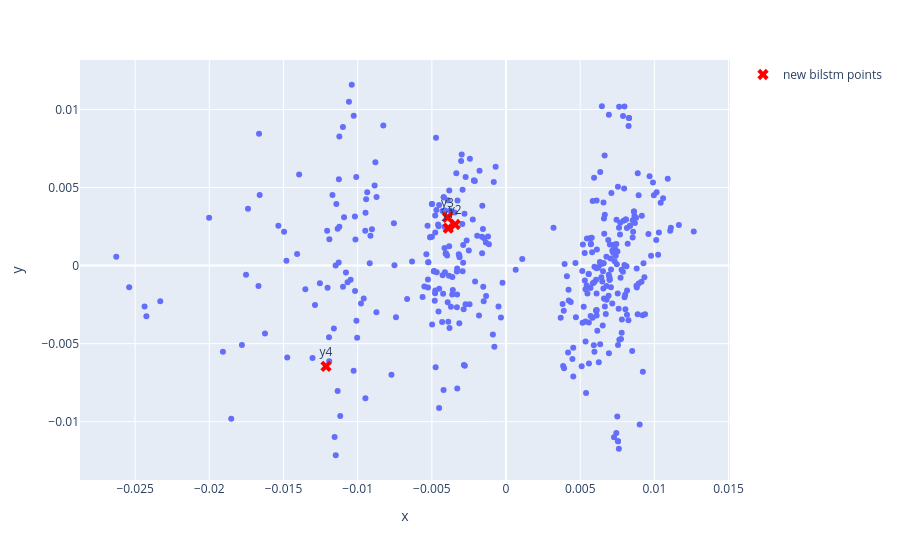

Here is the notebook cell this chart was saved with:
### Code cell
chords_list = [metadata[i]['chords'] for i in range(len(y_graph))]
df_bilstm = pd.DataFrame({
    'x': y_bilstm[:,0],
    'y': y_bilstm[:,1],
    'chords': chords_list
})
fig = px.scatter(data_frame=df_bilstm, x='x', y='y', hover_data=['chords'])
fig.add_trace(go.Scatter(
    x=new_bilstm_2d[:, 0],
    y=new_bilstm_2d[:, 1],
    mode='markers+text',
    marker=dict(color='red', size=10, symbol='x'),
    text=['y1', 'y2', 'y3', 'y4'],
    hovertext=[
        in_seq_1.replace(';','<br>').replace('b_', '<br>b_'),
        in_seq_2.replace(';','<br>').replace('b_', '<br>b_'),
        in_seq_3.replace(';','<br>').replace('b_', '<br>b_'),
        in_seq_4.replace(';','<br>').replace('b_', '<br>b_'),
    ],
    hoverinfo='text',
    textposition='top center',
    name='new bilstm points'
))
fig.show()

# fig = px.scatter(
#     data_frame=df,
#     x='x',
#     y='y',
#     hover_data=['chords']
# )
# fig.show()

### Figure 1 — Plotly figure (JSON) as saved in the notebook; plotly's stock layout.template omitted (floating-point values rounded to 4 significant figures; data arrays with more than 128 entries replaced by an {"elided": "..."} marker saying what was removed)
{"data": [{"customdata": {"elided": "390x1 str values"}, "hovertemplate": "x=%{x}<br>y=%{y}<br>chords=%{customdata[0]}<extra></extra>", "legendgroup": "", "marker": {"color": "#636efa", "symbol": "circle"}, "mode": "markers", "name": "", "orientation": "v", "showlegend": false, "type": "scatter", "x": {"elided": "390 float values"}, "xaxis": "x", "y": {"elided": "390 float values"}, "yaxis": "y"}, {"hoverinfo": "text", "hovertext": ["<br>b_C:maj_@2_m[0,4,9]<br>A:7_@2_m[1,4]<br>b_D:min_@4_m[2,5,7]", "<br>b_C:maj_@2_m[0,4]<br>A:7_@2_m[1,7]<br>b_D:min_@4_m[2,5,9]", "<br>b_A:7_@2_m[1,4]<br>D:min_@2_m[2,5,7]<br>b_G:7_@4m[5,9,11]", "<br>b_A:min_@2_m[7]<br>D#:7_@2_m[7]<br>b_G#:maj7_@2_m[7]<br>G:7_@2_m[7]"], "marker": {"color": "red", "size": 10, "symbol": "x"}, "mode": "markers+text", "name": "new bilstm points", "text": ["y1", "y2", "y3", "y4"], "textposition": "top center", "type": "scatter", "x": [-0.003896, -0.003428, -0.003944, -0.01213], "y": [0.002401, 0.002632, 0.003092, -0.006452]}], "layout": {"legend": {"tracegroupgap": 0}, "margin": {"t": 60}, "xaxis": {"anchor": "y", "domain": [0, 1], "title": {"text": "x"}}, "yaxis": {"anchor": "x", "domain": [0, 1], "title": {"text": "y"}}}}
